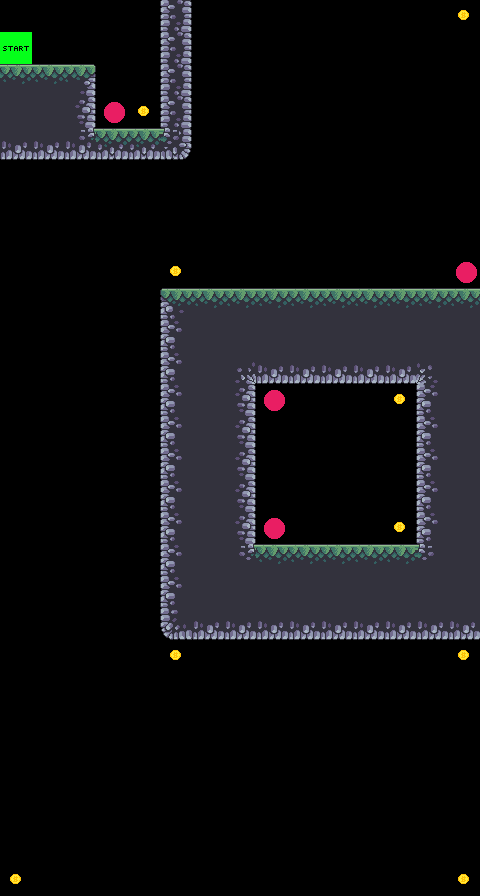

Below is a game level as drawn by its tile map, then a one-line description and the .tmx file that defines it, in full:
An orthogonal 15x28 tile map with 32x32 px tiles, 5 tile layers (cst_terrain, saf_scores, taf_teleport, taf_teleport1, ...), 4 tilesets.

<map version="1.8" tiledversion="1.8.2" orientation="orthogonal" renderorder="right-down" width="15" height="28" tilewidth="32" tileheight="32" infinite="0" nextlayerid="6" nextobjectid="1">
 <editorsettings>
  <export target="../level_2/.csv" format="csv" />
 </editorsettings>
 <tileset firstgid="1" source="../tile_sets/terrain_tiles.tsx" />
 <tileset firstgid="43" source="../tile_sets/scores.tsx" />
 <tileset firstgid="45" source="../tile_sets/teleport.tsx" />
 <tileset firstgid="46" source="../tile_sets/player_tiles.tsx" />
 <layer id="1" name="cst_terrain" width="15" height="28">
  <data encoding="csv">
0,0,0,0,0,10,0,0,0,0,0,0,0,0,0,
0,0,0,0,0,10,0,0,0,0,0,0,0,0,0,
2,2,3,0,0,10,0,0,0,0,0,0,0,0,0,
8,8,9,0,0,10,0,0,0,0,0,0,0,0,0,
14,14,29,20,20,28,0,0,0,0,0,0,0,0,0,
0,0,0,0,0,0,0,0,0,0,0,0,0,0,0,
0,0,0,0,0,0,0,0,0,0,0,0,0,0,0,
0,0,0,0,0,0,0,0,0,0,0,0,0,0,0,
0,0,0,0,0,0,0,0,0,0,0,0,0,0,0,
0,0,0,0,0,1,2,2,2,2,2,2,2,2,2,
0,0,0,0,0,7,8,8,8,8,8,8,8,8,8,
0,0,0,0,0,7,8,25,14,14,14,14,14,26,8,
0,0,0,0,0,7,8,9,0,0,0,0,0,7,8,
0,0,0,0,0,7,8,9,0,0,0,0,0,7,8,
0,0,0,0,0,7,8,9,0,0,0,0,0,7,8,
0,0,0,0,0,7,8,9,0,0,0,0,0,7,8,
0,0,0,0,0,7,8,9,0,0,0,0,0,7,8,
0,0,0,0,0,7,8,5,2,2,2,2,2,6,8,
0,0,0,0,0,7,8,8,8,8,8,8,8,8,8,
0,0,0,0,0,13,14,14,14,14,14,14,14,14,14,
0,0,0,0,0,0,0,0,0,0,0,0,0,0,0,
0,0,0,0,0,0,0,0,0,0,0,0,0,0,0,
0,0,0,0,0,0,0,0,0,0,0,0,0,0,0,
0,0,0,0,0,0,0,0,0,0,0,0,0,0,0,
0,0,0,0,0,0,0,0,0,0,0,0,0,0,0,
0,0,0,0,0,0,0,0,0,0,0,0,0,0,0,
0,0,0,0,0,0,0,0,0,0,0,0,0,0,0,
0,0,0,0,0,0,0,0,0,0,0,0,0,0,0
</data>
 </layer>
 <layer id="2" name="saf_scores" width="15" height="28">
  <data encoding="csv">
0,0,0,0,0,0,0,0,0,0,0,0,0,0,44,
0,0,0,0,0,0,0,0,0,0,0,0,0,0,0,
0,0,0,0,0,0,0,0,0,0,0,0,0,0,0,
0,0,0,0,44,0,0,0,0,0,0,0,0,0,0,
0,0,0,0,0,0,0,0,0,0,0,0,0,0,0,
0,0,0,0,0,0,0,0,0,0,0,0,0,0,0,
0,0,0,0,0,0,0,0,0,0,0,0,0,0,0,
0,0,0,0,0,0,0,0,0,0,0,0,0,0,0,
0,0,0,0,0,44,0,0,0,0,0,0,0,0,0,
0,0,0,0,0,0,0,0,0,0,0,0,0,0,0,
0,0,0,0,0,0,0,0,0,0,0,0,0,0,0,
0,0,0,0,0,0,0,0,0,0,0,0,0,0,0,
0,0,0,0,0,0,0,0,0,0,0,0,44,0,0,
0,0,0,0,0,0,0,0,0,0,0,0,0,0,0,
0,0,0,0,0,0,0,0,0,0,0,0,0,0,0,
0,0,0,0,0,0,0,0,0,0,0,0,0,0,0,
0,0,0,0,0,0,0,0,0,0,0,0,44,0,0,
0,0,0,0,0,0,0,0,0,0,0,0,0,0,0,
0,0,0,0,0,0,0,0,0,0,0,0,0,0,0,
0,0,0,0,0,0,0,0,0,0,0,0,0,0,0,
0,0,0,0,0,44,0,0,0,0,0,0,0,0,44,
0,0,0,0,0,0,0,0,0,0,0,0,0,0,0,
0,0,0,0,0,0,0,0,0,0,0,0,0,0,0,
0,0,0,0,0,0,0,0,0,0,0,0,0,0,0,
0,0,0,0,0,0,0,0,0,0,0,0,0,0,0,
0,0,0,0,0,0,0,0,0,0,0,0,0,0,0,
0,0,0,0,0,0,0,0,0,0,0,0,0,0,0,
44,0,0,0,0,0,0,0,0,0,0,0,0,0,44
</data>
 </layer>
 <layer id="3" name="taf_teleport" width="15" height="28">
  <data encoding="csv">
0,0,0,0,0,0,0,0,0,0,0,0,0,0,0,
0,0,0,0,0,0,0,0,0,0,0,0,0,0,0,
0,0,0,0,0,0,0,0,0,0,0,0,0,0,0,
0,0,0,45,0,0,0,0,0,0,0,0,0,0,0,
0,0,0,0,0,0,0,0,0,0,0,0,0,0,0,
0,0,0,0,0,0,0,0,0,0,0,0,0,0,0,
0,0,0,0,0,0,0,0,0,0,0,0,0,0,0,
0,0,0,0,0,0,0,0,0,0,0,0,0,0,0,
0,0,0,0,0,0,0,0,0,0,0,0,0,0,0,
0,0,0,0,0,0,0,0,0,0,0,0,0,0,0,
0,0,0,0,0,0,0,0,0,0,0,0,0,0,0,
0,0,0,0,0,0,0,0,0,0,0,0,0,0,0,
0,0,0,0,0,0,0,0,0,0,0,0,0,0,0,
0,0,0,0,0,0,0,0,0,0,0,0,0,0,0,
0,0,0,0,0,0,0,0,0,0,0,0,0,0,0,
0,0,0,0,0,0,0,0,0,0,0,0,0,0,0,
0,0,0,0,0,0,0,0,45,0,0,0,0,0,0,
0,0,0,0,0,0,0,0,0,0,0,0,0,0,0,
0,0,0,0,0,0,0,0,0,0,0,0,0,0,0,
0,0,0,0,0,0,0,0,0,0,0,0,0,0,0,
0,0,0,0,0,0,0,0,0,0,0,0,0,0,0,
0,0,0,0,0,0,0,0,0,0,0,0,0,0,0,
0,0,0,0,0,0,0,0,0,0,0,0,0,0,0,
0,0,0,0,0,0,0,0,0,0,0,0,0,0,0,
0,0,0,0,0,0,0,0,0,0,0,0,0,0,0,
0,0,0,0,0,0,0,0,0,0,0,0,0,0,0,
0,0,0,0,0,0,0,0,0,0,0,0,0,0,0,
0,0,0,0,0,0,0,0,0,0,0,0,0,0,0
</data>
 </layer>
 <layer id="5" name="taf_teleport1" width="15" height="28">
  <data encoding="csv">
0,0,0,0,0,0,0,0,0,0,0,0,0,0,0,
0,0,0,0,0,0,0,0,0,0,0,0,0,0,0,
0,0,0,0,0,0,0,0,0,0,0,0,0,0,0,
0,0,0,0,0,0,0,0,0,0,0,0,0,0,0,
0,0,0,0,0,0,0,0,0,0,0,0,0,0,0,
0,0,0,0,0,0,0,0,0,0,0,0,0,0,0,
0,0,0,0,0,0,0,0,0,0,0,0,0,0,0,
0,0,0,0,0,0,0,0,0,0,0,0,0,0,0,
0,0,0,0,0,0,0,0,0,0,0,0,0,0,45,
0,0,0,0,0,0,0,0,0,0,0,0,0,0,0,
0,0,0,0,0,0,0,0,0,0,0,0,0,0,0,
0,0,0,0,0,0,0,0,0,0,0,0,0,0,0,
0,0,0,0,0,0,0,0,45,0,0,0,0,0,0,
0,0,0,0,0,0,0,0,0,0,0,0,0,0,0,
0,0,0,0,0,0,0,0,0,0,0,0,0,0,0,
0,0,0,0,0,0,0,0,0,0,0,0,0,0,0,
0,0,0,0,0,0,0,0,0,0,0,0,0,0,0,
0,0,0,0,0,0,0,0,0,0,0,0,0,0,0,
0,0,0,0,0,0,0,0,0,0,0,0,0,0,0,
0,0,0,0,0,0,0,0,0,0,0,0,0,0,0,
0,0,0,0,0,0,0,0,0,0,0,0,0,0,0,
0,0,0,0,0,0,0,0,0,0,0,0,0,0,0,
0,0,0,0,0,0,0,0,0,0,0,0,0,0,0,
0,0,0,0,0,0,0,0,0,0,0,0,0,0,0,
0,0,0,0,0,0,0,0,0,0,0,0,0,0,0,
0,0,0,0,0,0,0,0,0,0,0,0,0,0,0,
0,0,0,0,0,0,0,0,0,0,0,0,0,0,0,
0,0,0,0,0,0,0,0,0,0,0,0,0,0,0
</data>
 </layer>
 <layer id="4" name="player" width="15" height="28">
  <data encoding="csv">
0,0,0,0,0,0,0,0,0,0,0,0,0,0,0,
46,0,0,0,0,0,0,0,0,0,0,0,0,0,0,
0,0,0,0,0,0,0,0,0,0,0,0,0,0,0,
0,0,0,0,0,0,0,0,0,0,0,0,0,0,0,
0,0,0,0,0,0,0,0,0,0,0,0,0,0,0,
0,0,0,0,0,0,0,0,0,0,0,0,0,0,0,
0,0,0,0,0,0,0,0,0,0,0,0,0,0,0,
0,0,0,0,0,0,0,0,0,0,0,0,0,0,0,
0,0,0,0,0,0,0,0,0,0,0,0,0,0,0,
0,0,0,0,0,0,0,0,0,0,0,0,0,0,0,
0,0,0,0,0,0,0,0,0,0,0,0,0,0,0,
0,0,0,0,0,0,0,0,0,0,0,0,0,0,0,
0,0,0,0,0,0,0,0,0,0,0,0,0,0,0,
0,0,0,0,0,0,0,0,0,0,0,0,0,0,0,
0,0,0,0,0,0,0,0,0,0,0,0,0,0,0,
0,0,0,0,0,0,0,0,0,0,0,0,0,0,0,
0,0,0,0,0,0,0,0,0,0,0,0,0,0,0,
0,0,0,0,0,0,0,0,0,0,0,0,0,0,0,
0,0,0,0,0,0,0,0,0,0,0,0,0,0,0,
0,0,0,0,0,0,0,0,0,0,0,0,0,0,0,
0,0,0,0,0,0,0,0,0,0,0,0,0,0,0,
0,0,0,0,0,0,0,0,0,0,0,0,0,0,0,
0,0,0,0,0,0,0,0,0,0,0,0,0,0,0,
0,0,0,0,0,0,0,0,0,0,0,0,0,0,0,
0,0,0,0,0,0,0,0,0,0,0,0,0,0,0,
0,0,0,0,0,0,0,0,0,0,0,0,0,0,0,
0,0,0,0,0,0,0,0,0,0,0,0,0,0,0,
0,0,0,0,0,0,0,0,0,0,0,0,0,0,0
</data>
 </layer>
</map>
